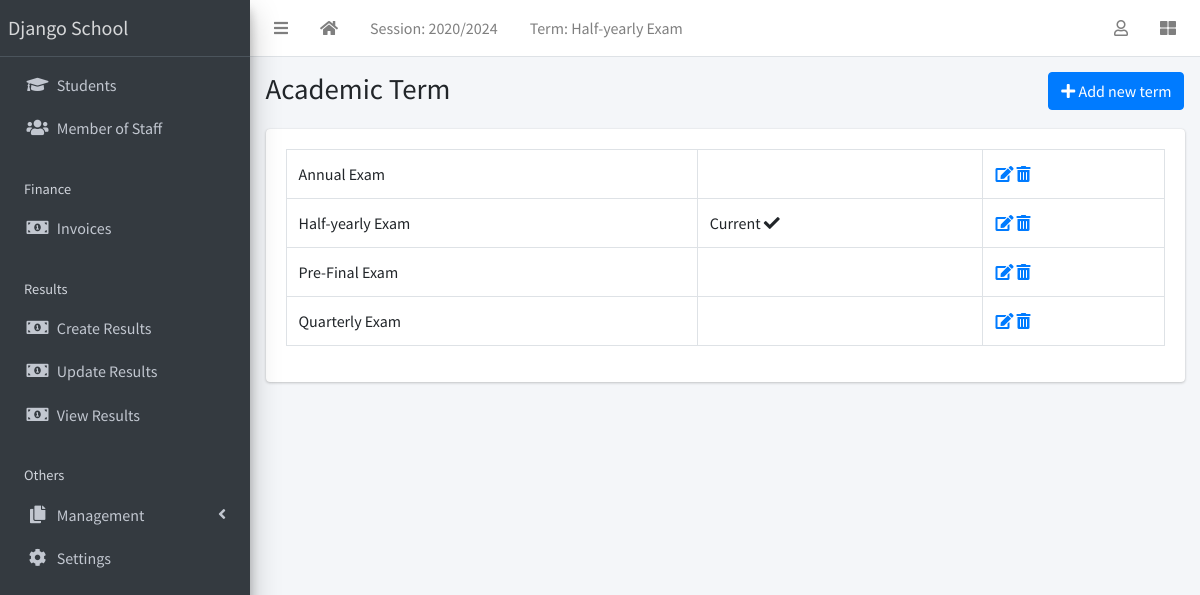
The page /term/list/ (signed in) on the database its author committed.
### apps/corecode/models.py (models this page shows, shortened)
class AcademicSession(models.Model):
    name = models.CharField(max_length=200, unique=True)
    current = models.BooleanField(default=True)
    class Meta:
        ordering = ["-name"]

class AcademicTerm(models.Model):
    name = models.CharField(max_length=20, unique=True)
    current = models.BooleanField(default=True)
    class Meta:
        ordering = ["name"]
    def __str__(self):
        return self.name

class SiteConfig(models.Model):
    key = models.SlugField()
    value = models.CharField(max_length=200)

### apps/corecode/views.py (the view)
# urls.py: path("term/list/", TermListView.as_view(), name="terms"),
class TermListView(LoginRequiredMixin, SuccessMessageMixin, ListView):
    model = AcademicTerm
    template_name = "corecode/term_list.html"
    def get_context_data(self, **kwargs):
        context = super().get_context_data(**kwargs)
        context["form"] = AcademicTermForm()
        return context

### apps/corecode/context_processors.py (called while the page is built)
def site_defaults(request):
    current_session = AcademicSession.objects.get(current=True)
    current_term = AcademicTerm.objects.get(current=True)
    vals = SiteConfig.objects.all()
    contexts = {
        "current_session": current_session.name,
        "current_term": current_term.name,
    }
    for val in vals:
        contexts[val.key] = val.value
    return contexts

### apps/corecode/templates/corecode/term_list.html (shortened to what this page needs)
{% extends 'base.html' %}
{% load widget_tweaks %}
{% block title %}
Academic Term
{% endblock title %}
{% block breadcrumb %}
  <a class="btn btn-primary" href="#" data-toggle="modal" data-target="#modal1">
    <i class="fa fa-plus"></i>
    Add new term
  </a>
{% endblock breadcrumb %}
{% block content %}
  <div class="row">
    <div class="col-sm-12">
        <table class="table table-bordered">
          <tbody>
            {% for object in object_list %}
            <tr>
              <td>{{ object }}</td>
              <td>
                {% if object.current == True %}
                  Current <i class="fa fa-check"></i>
                {% endif %}
              </td>
              <td><a href="{% url 'term-update' object.id %}"><i
                    class="fa fa-edit"></i></a> <a
                  href="{% url 'term-delete' object.id %}"><i
                    class="fa fa-trash-alt"></i></a></td>
            </tr>
            {% endfor %}
          </tbody>
        </table>
    </div>
  </div>
{% endblock content %}

### templates/base.html (shortened to what this page needs)
{% load static %}
<!DOCTYPE html>
<html lang="en">
<head>
  <link rel="stylesheet" href="{% static 'plugins/fontawesome-free/css/all.min.css' %}">
  <link rel="stylesheet" href="{% static 'plugins/toastr/toastr.min.css' %}">
  <link rel="stylesheet"
    href="{% static 'plugins/overlayScrollbars/css/OverlayScrollbars.min.css' %}">
  <link rel="stylesheet" href="{% static 'plugins/Datatables/datatables.min.css' %}" />
  <link rel="stylesheet" href="{% static 'dist/css/adminlte.min.css' %}">
</head>
<body
  class="hold-transition sidebar-mini layout-fixed layout-navbar-fixed layout-footer-fixed">
  <div class="wrapper">
    <nav class="main-header navbar navbar-expand navbar-white navbar-light">
      <ul class="navbar-nav">
        <li class="nav-item">
          <a class="nav-link" data-widget="pushmenu" href="#" role="button"><i
              class="fas fa-bars"></i></a>
        </li>
        <li class="nav-item d-none d-sm-inline-block">
          <a href="{% url 'home' %} " class="nav-link"><i class="fa fa-home"></i></a>
        </li>
        <li class="nav-item d-none d-sm-inline-block">
          <a href="{% url 'current-session' %}" class="nav-link">Session: {{ current_session }}</a>
        </li>
        <li class="nav-item d-none d-sm-inline-block">
          <a href="{% url 'current-session' %}" class="nav-link">Term: {{ current_term }}</a>
        </li>
      </ul>
      <ul class="navbar-nav ml-auto">
        <li class="nav-item dropdown">
          <a class="nav-link" data-toggle="dropdown" href="#">
            <i class="far fa-user"></i>
          </a>
        </li>
        <li class="nav-item">
          <a class="nav-link" data-widget="control-sidebar" data-slide="true"
            href="#" role="button"><i class="fas fa-th-large"></i></a>
        </li>
      </ul>
    </nav>
    <aside class="main-sidebar sidebar-dark-primary elevation-4">
      <a href="{% url 'home' %}" class="brand-link">{{ school_name | default:"MySchool" }}</a>
      <div class="sidebar">
        <nav class="mt-2">
          <ul class="nav nav-pills nav-sidebar flex-column"
            data-widget="treeview" role="menu" data-accordion="false">
            <li class="nav-item">
              <a href="{% url 'student-list' %}" class="nav-link">
                <i class="nav-icon fas fa-graduation-cap"></i>
                <p>
                  Students
                </p>
              </a>
            </li>
            <li class="nav-item">
              <a href="{% url 'staff-list' %}" class="nav-link">
                <i class="nav-icon fas fa-users"></i>
                <p>
                  Member of Staff
                </p>
              </a>
            </li>
            <li class="nav-header">Finance</li>
            <li class="nav-item">
              <a href="{% url 'invoice-list' %}" class="nav-link">
                <i class="nav-icon fas fa-money-bill-alt"></i>
                <p>
                  Invoices
                </p>
              </a>
            </li>
            <li class="nav-header">Results</li>
            <li class="nav-item">
              <a href="{% url 'create-result' %}" class="nav-link">
                <i class="nav-icon fas fa-money-bill-alt"></i>
                <p>
                  Create Results
                </p>
              </a>
            </li>
            <li class="nav-item">
              <a href="{% url 'edit-results' %}" class="nav-link">
                <i class="nav-icon fas fa-money-bill-alt"></i>
                <p>
                  Update Results
                </p>
              </a>
            </li>
            <li class="nav-item">
              <a href="{% url 'view-results' %}" class="nav-link">
                <i class="nav-icon fas fa-money-bill-alt"></i>
                <p>
                  View Results
                </p>
              </a>
            </li>
            <li class="nav-header">Others</li>
            <li class="nav-item has-treeview">
              <a href="#" class="nav-link">
                <i class="nav-icon fas fa-copy"></i>
                <p>
                  Management
                  <i class="fas fa-angle-left right"></i>
                </p>
              </a>
            </li>
            <li class="nav-item">
              <a href="{% url 'configs' %}" class="nav-link">
                <i class="nav-icon fas fa-cog"></i>
                <p>
                  Settings
                </p>
              </a>
            </li>
          </ul>
        </nav>
      </div>
    </aside>
    <div class="content-wrapper">
      <section class="content-header">
        <div class="container-fluid">
          <div class="row mb-1">
            <div class="col-sm-8">
              <h1>{% block title %}{% endblock title %}</h1>
            </div>
            <div class="col-sm-4">
              <ol class="breadcrumb float-sm-right">
                <li class="breadcrumb-item">{% block breadcrumb %}{% endblock breadcrumb %}</li>
              </ol>
            </div>
          </div>
        </div>
      </section>
      <section class="content">
        <div class="container-fluid">
          <div class="row">
            <div class="col-md-12">
              {% block fullcard %}
              <div class="card">
                <div class="card-body">
                  <div class="row">
                    <div class="col">
                      {% block content %}
                      {% endblock content %}
                    </div>
                  </div>
                </div>
              </div>
              {% endblock fullcard %}
            </div>
          </div>
        </div>
      </section>
    </div>
  </div>
</body>
</html>

### rows shown on the page
AcademicSession: name "2020/2024"
AcademicTerm: name "Half-yearly Exam", current "Current"
SiteConfig: value "Django School"
AcademicTerm: name "Annual Exam"
AcademicTerm: name "Pre-Final Exam"
AcademicTerm: name "Quarterly Exam"
